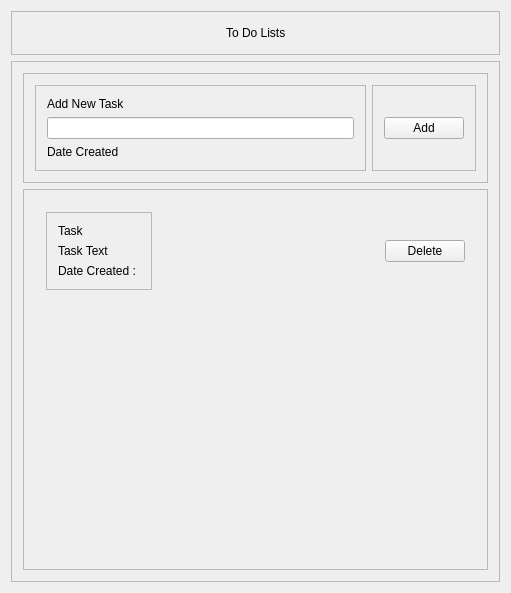
<?xml version="1.0" encoding="UTF-8"?>
<ui version="4.0">
 <class>ToDoAppsClass</class>
 <widget class="QWidget" name="ToDoAppsClass">
  <property name="geometry">
   <rect>
    <x>0</x>
    <y>0</y>
    <width>511</width>
    <height>593</height>
   </rect>
  </property>
  <property name="windowTitle">
   <string>ToDoApps</string>
  </property>
  <layout class="QVBoxLayout" name="verticalLayout">
   <item>
    <widget class="QFrame" name="TitleBarFrame">
     <property name="frameShape">
      <enum>QFrame::StyledPanel</enum>
     </property>
     <property name="frameShadow">
      <enum>QFrame::Raised</enum>
     </property>
     <layout class="QHBoxLayout" name="horizontalLayout">
      <item>
       <spacer name="horizontalSpacer">
        <property name="orientation">
         <enum>Qt::Horizontal</enum>
        </property>
        <property name="sizeHint" stdset="0">
         <size>
          <width>202</width>
          <height>20</height>
         </size>
        </property>
       </spacer>
      </item>
      <item>
       <widget class="QLabel" name="TitleText">
        <property name="text">
         <string>To Do Lists</string>
        </property>
       </widget>
      </item>
      <item>
       <spacer name="horizontalSpacer_2">
        <property name="orientation">
         <enum>Qt::Horizontal</enum>
        </property>
        <property name="sizeHint" stdset="0">
         <size>
          <width>201</width>
          <height>20</height>
         </size>
        </property>
       </spacer>
      </item>
     </layout>
    </widget>
   </item>
   <item>
    <widget class="QFrame" name="ContentFrame">
     <property name="frameShape">
      <enum>QFrame::StyledPanel</enum>
     </property>
     <property name="frameShadow">
      <enum>QFrame::Raised</enum>
     </property>
     <layout class="QVBoxLayout" name="verticalLayout_2">
      <item>
       <widget class="QFrame" name="AddToDoList">
        <property name="frameShape">
         <enum>QFrame::StyledPanel</enum>
        </property>
        <property name="frameShadow">
         <enum>QFrame::Raised</enum>
        </property>
        <layout class="QHBoxLayout" name="horizontalLayout_2">
         <item>
          <widget class="QFrame" name="AddLeft">
           <property name="frameShape">
            <enum>QFrame::StyledPanel</enum>
           </property>
           <property name="frameShadow">
            <enum>QFrame::Raised</enum>
           </property>
           <layout class="QVBoxLayout" name="verticalLayout_3">
            <item>
             <widget class="QLabel" name="NewTaskText">
              <property name="text">
               <string>Add New Task</string>
              </property>
             </widget>
            </item>
            <item>
             <widget class="QLineEdit" name="NewTaskLineEdit"/>
            </item>
            <item>
             <widget class="QLabel" name="NewDateText">
              <property name="text">
               <string>Date Created</string>
              </property>
             </widget>
            </item>
           </layout>
          </widget>
         </item>
         <item>
          <widget class="QFrame" name="AddRight">
           <property name="frameShape">
            <enum>QFrame::StyledPanel</enum>
           </property>
           <property name="frameShadow">
            <enum>QFrame::Raised</enum>
           </property>
           <layout class="QVBoxLayout" name="verticalLayout_4">
            <item>
             <widget class="QPushButton" name="AddNewBtn">
              <property name="text">
               <string>Add</string>
              </property>
             </widget>
            </item>
           </layout>
          </widget>
         </item>
        </layout>
       </widget>
      </item>
      <item>
       <widget class="QScrollArea" name="AllNewTasks">
        <property name="widgetResizable">
         <bool>true</bool>
        </property>
        <property name="alignment">
         <set>Qt::AlignLeading|Qt::AlignLeft|Qt::AlignTop</set>
        </property>
        <widget class="QWidget" name="AllNewTasksContents">
         <property name="geometry">
          <rect>
           <x>0</x>
           <y>0</y>
           <width>471</width>
           <height>403</height>
          </rect>
         </property>
         <layout class="QVBoxLayout" name="verticalLayout_8">
          <item>
           <widget class="QFrame" name="NewTask">
            <property name="sizePolicy">
             <sizepolicy hsizetype="Preferred" vsizetype="Maximum">
              <horstretch>0</horstretch>
              <verstretch>0</verstretch>
             </sizepolicy>
            </property>
            <layout class="QHBoxLayout" name="horizontalLayout_4">
             <item>
              <widget class="QFrame" name="TaskDetails">
               <property name="frameShape">
                <enum>QFrame::StyledPanel</enum>
               </property>
               <property name="frameShadow">
                <enum>QFrame::Raised</enum>
               </property>
               <layout class="QVBoxLayout" name="verticalLayout_6">
                <item>
                 <widget class="QLabel" name="TaskTitle">
                  <property name="text">
                   <string>Task</string>
                  </property>
                 </widget>
                </item>
                <item>
                 <widget class="QLabel" name="TaskName">
                  <property name="text">
                   <string>Task Text</string>
                  </property>
                 </widget>
                </item>
                <item>
                 <widget class="QLabel" name="TaskDate">
                  <property name="text">
                   <string>Date Created : </string>
                  </property>
                 </widget>
                </item>
               </layout>
              </widget>
             </item>
             <item>
              <spacer name="horizontalSpacer_3">
               <property name="orientation">
                <enum>Qt::Horizontal</enum>
               </property>
               <property name="sizeHint" stdset="0">
                <size>
                 <width>40</width>
                 <height>20</height>
                </size>
               </property>
              </spacer>
             </item>
             <item>
              <widget class="QPushButton" name="DeleteTask">
               <property name="text">
                <string>Delete</string>
               </property>
              </widget>
             </item>
            </layout>
           </widget>
          </item>
          <item>
           <spacer name="verticalSpacer">
            <property name="orientation">
             <enum>Qt::Vertical</enum>
            </property>
            <property name="sizeHint" stdset="0">
             <size>
              <width>20</width>
              <height>40</height>
             </size>
            </property>
           </spacer>
          </item>
         </layout>
        </widget>
       </widget>
      </item>
     </layout>
    </widget>
   </item>
  </layout>
 </widget>
 <layoutdefault spacing="6" margin="11"/>
 <resources>
  <include location="ToDoApps.qrc"/>
 </resources>
 <connections/>
</ui>
